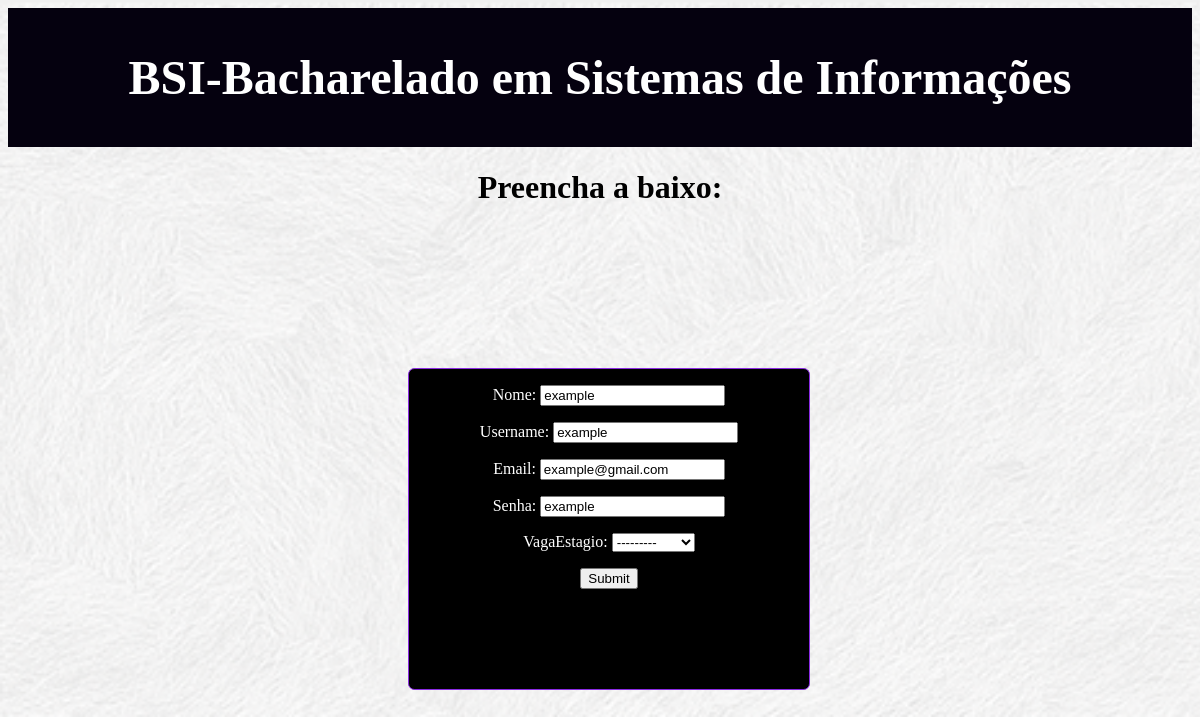
Screenshot of /bsi/aluno/edit/2 with the database file from the repository.
### bsi/models.py (models this page shows, shortened)
class Aluno(models.Model):
    nome = models.CharField(max_length=100)
    username = models.CharField(max_length=100)
    senha = models.CharField(max_length=100)
    email = models.CharField(max_length=100)
    vagaEstagio = models.ForeignKey(Estagio, null = True, blank = True, on_delete=models.SET("0"))

class Estagio(models.Model):
    organizacao = models.CharField(max_length=100)
    nome = models.CharField(max_length=100)
    profCoordenador = models.ForeignKey(Professor, on_delete=models.SET("0"))
    def __str__(self):
        return self.nome

### bsi/views.py (the view)
# urls.py: path('aluno/edit/<int:pk>', views.AlunoUpdate.as_view(), name='aluno_edit'),
class AlunoUpdate(UpdateView):
    model = models.Aluno
    fields = ['nome', 'username', 'email', 'senha', 'vagaEstagio']
    success_url = reverse_lazy('aluno_list')

### bsi/templates/bsi/aluno_form.html
{% load static %}
<head>
    <link rel="stylesheet" type="text/css" href="{% static 'bsi/bsi.css'%}">
</head>
<body>
    <div class="page-header">
        <h1><a href="../../bsi/">BSI-Bacharelado em Sistemas de Informações</a></h1>
    </div>
    <center>
        <h1>Preencha a baixo:</h1>
        <form class = form method="post">{% csrf_token %}
            {{ form.as_p }}
            <input type="submit" value="Submit" />
        </form>
    </center>
</body>

### bsi/static/bsi/bsi.css (style rules this page uses)
.page-header { background-color: rgb(5, 1, 15); margin-top: 0; padding: 10px 10px 10px 10px; text-align: center; }
body { background: white url("images/website_background.png") no-repeat; background-size: 150% }
.page-header h1, .page-header h1 a, .page-header h1 a:visited, .page-header h1 a:active { color: #ffffff; font-size: 36pt; text-decoration: none; }
h1, h2, h3, h4 { font-family: 'Times', cursive; }
.form { color: white; position:fixed; top: 70%; left: 50%; width:25em; height:20em; margin-top: -12em; margin-left: -12em; border: 1px solid blueviolet; border-radius: .4em; background-color: rgb(0, 0, 0); }

### rows the page displays
Aluno: nome "example", username "example", email "example@gmail.com", senha "example", vagaEstagio "---------"
